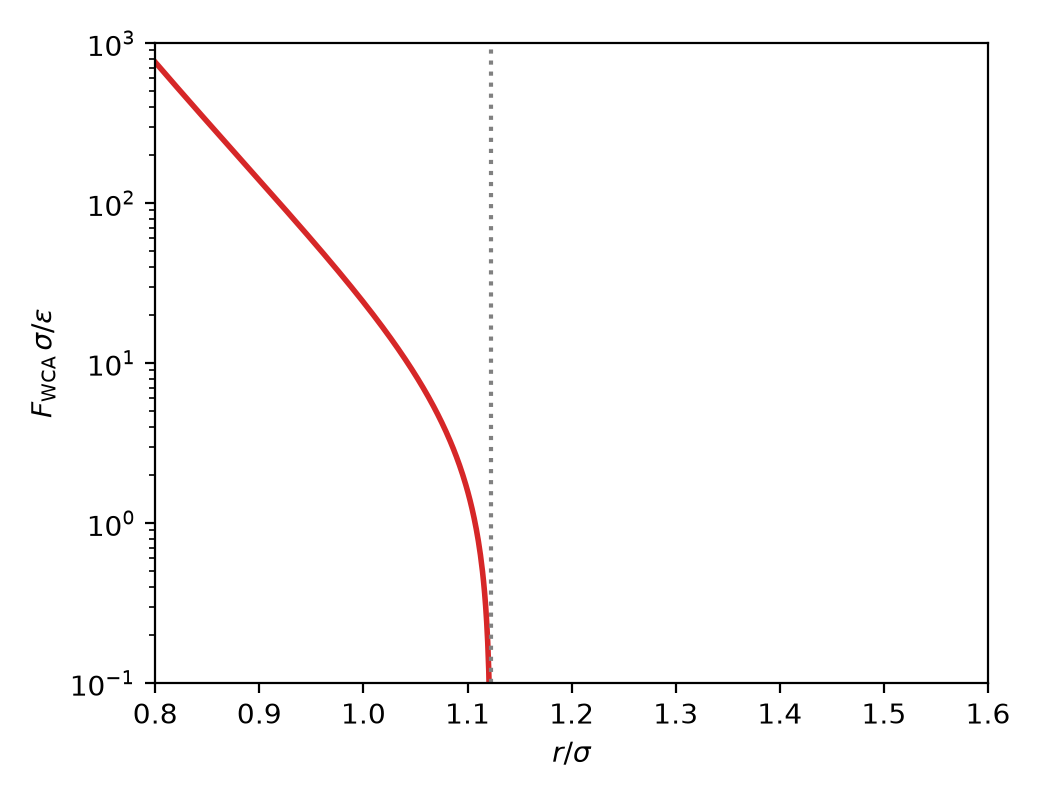

Source code (Python):
"""SM Figure S2(b): the corresponding WCA repulsive force magnitude; the dotted line marks the cutoff r = 2^(1/6) sigma.

Renders a simple version of this panel from figure_s2_b.csv alone (no processing).
Run: python3 figure_s2_b.py
"""
from pathlib import Path
import pandas as pd
import matplotlib
matplotlib.use("Agg")
import matplotlib.pyplot as plt

HERE = Path(__file__).resolve().parent
STEM = "figure_s2_b"
df = pd.read_csv(HERE / f"{STEM}.csv")

fig, ax = plt.subplots(figsize=(5.2, 4.0))
ax.plot(df.x, df.y, color="tab:red", lw=2.0)
ax.axvline(2 ** (1 / 6), color="grey", ls=":", lw=1.5)
ax.set_xlabel(r"$r/\sigma$")
ax.set_ylabel(r"$F_{\mathrm{WCA}}\,\sigma/\epsilon$")
ax.set_yscale("log")
ax.set_ylim(1e-1, 1e3)
ax.set_xlim(df.x.min(), df.x.max())

fig.tight_layout()
fig.savefig(HERE / f"{STEM}.png", dpi=200)
print(f"saved {STEM}.png")
